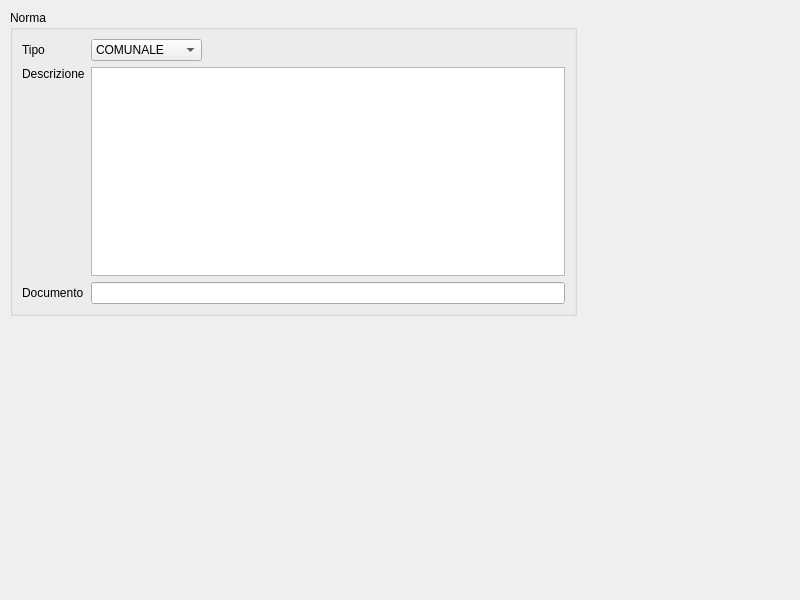
<?xml version="1.0" encoding="UTF-8"?>
<ui version="4.0">
 <class>MainWindow</class>
 <widget class="QMainWindow" name="MainWindow">
  <property name="geometry">
   <rect>
    <x>0</x>
    <y>0</y>
    <width>800</width>
    <height>600</height>
   </rect>
  </property>
  <property name="windowTitle">
   <string>Norma</string>
  </property>
  <property name="searchcolumns" stdset="0">
   <string>tipo,descrizione</string>
  </property>
  <widget class="QWidget" name="centralwidget">
   <widget class="QGroupBox" name="groupBox">
    <property name="geometry">
     <rect>
      <x>10</x>
      <y>10</y>
      <width>567</width>
      <height>306</height>
     </rect>
    </property>
    <property name="title">
     <string>Norma</string>
    </property>
    <layout class="QGridLayout" name="gridLayout">
     <item row="0" column="0">
      <widget class="QLabel" name="label">
       <property name="text">
        <string>Tipo</string>
       </property>
      </widget>
     </item>
     <item row="0" column="1">
      <widget class="QComboBox" name="comboBox">
       <property name="column" stdset="0">
        <string>tipo</string>
       </property>
       <item>
        <property name="text">
         <string>COMUNALE</string>
        </property>
       </item>
       <item>
        <property name="text">
         <string>PROVINCIALE</string>
        </property>
       </item>
       <item>
        <property name="text">
         <string>REGIONALE</string>
        </property>
       </item>
       <item>
        <property name="text">
         <string>STATALE</string>
        </property>
       </item>
      </widget>
     </item>
     <item row="0" column="2">
      <spacer name="horizontalSpacer">
       <property name="orientation">
        <enum>Qt::Horizontal</enum>
       </property>
       <property name="sizeHint" stdset="0">
        <size>
         <width>308</width>
         <height>20</height>
        </size>
       </property>
      </spacer>
     </item>
     <item row="1" column="0">
      <widget class="QLabel" name="label_2">
       <property name="text">
        <string>Descrizione</string>
       </property>
      </widget>
     </item>
     <item row="1" column="1" rowspan="2" colspan="2">
      <widget class="QTextEdit" name="textEdit">
       <property name="column" stdset="0">
        <string>descrizione</string>
       </property>
      </widget>
     </item>
     <item row="2" column="0">
      <spacer name="verticalSpacer">
       <property name="orientation">
        <enum>Qt::Vertical</enum>
       </property>
       <property name="sizeHint" stdset="0">
        <size>
         <width>20</width>
         <height>165</height>
        </size>
       </property>
      </spacer>
     </item>
     <item row="3" column="0">
      <widget class="QLabel" name="label_3">
       <property name="text">
        <string>Documento</string>
       </property>
      </widget>
     </item>
     <item row="3" column="1" colspan="2">
      <widget class="QLineEdit" name="lineEdit">
       <property name="column" stdset="0">
        <string>idObject</string>
       </property>
      </widget>
     </item>
    </layout>
   </widget>
  </widget>
 </widget>
 <resources/>
 <connections/>
</ui>
